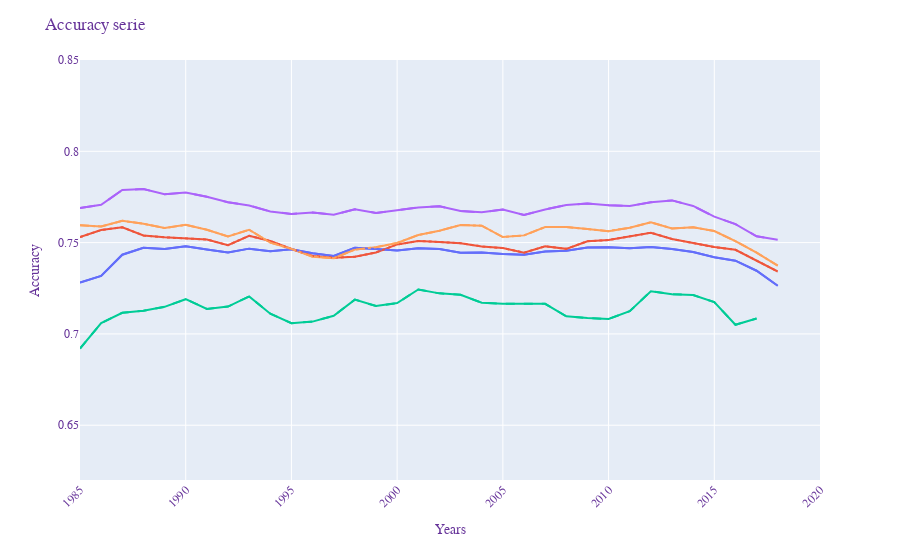

Notebook code for this chart:
### Code cell
# Plotly figure 2
fig2 = go.Figure(fig.add_traces(
                 data=px.line(dfacc, x='Years', y='Accuracy',
                              color="Collections",
                              line_group="Collections", line_dash='Collections', hover_name="Collections")._data))
fig2.update_layout(title='Accuracy serie', showlegend=False)

#fig.show()
fig2.show()

### Figure 1 — Plotly figure (JSON) as saved in the notebook; plotly's stock layout.template omitted (floating-point values rounded to 4 significant figures)
{"data": [{"hovertemplate": "<b>%{hovertext}</b><br><br>Collections=C4.1<br>Years=%{x}<br>Accuracy=%{y}<extra></extra>", "hovertext": ["C4.1", "C4.1", "C4.1", "C4.1", "C4.1", "C4.1", "C4.1", "C4.1", "C4.1", "C4.1", "C4.1", "C4.1", "C4.1", "C4.1", "C4.1", "C4.1", "C4.1", "C4.1", "C4.1", "C4.1", "C4.1", "C4.1", "C4.1", "C4.1", "C4.1", "C4.1", "C4.1", "C4.1", "C4.1", "C4.1", "C4.1", "C4.1", "C4.1", "C4.1"], "legendgroup": "C4.1", "line": {"color": "#636efa", "dash": "solid"}, "marker": {"symbol": "circle"}, "mode": "lines", "name": "C4.1", "orientation": "v", "showlegend": true, "type": "scatter", "x": [1985, 1986, 1987, 1988, 1989, 1990, 1991, 1992, 1993, 1994, 1995, 1996, 1997, 1998, 1999, 2000, 2001, 2002, 2003, 2004, 2005, 2006, 2007, 2008, 2009, 2010, 2011, 2012, 2013, 2014, 2015, 2016, 2017, 2018], "xaxis": "x", "y": [0.7281, 0.7318, 0.7434, 0.7472, 0.7465, 0.748, 0.7462, 0.7446, 0.7467, 0.7453, 0.7463, 0.7442, 0.7427, 0.7472, 0.7465, 0.7457, 0.7469, 0.7464, 0.7445, 0.7446, 0.7438, 0.7434, 0.7451, 0.7455, 0.7473, 0.7474, 0.7469, 0.7476, 0.7464, 0.7449, 0.7419, 0.7401, 0.7346, 0.7264], "yaxis": "y"}, {"hovertemplate": "<b>%{hovertext}</b><br><br>Collections=C6<br>Years=%{x}<br>Accuracy=%{y}<extra></extra>", "hovertext": ["C6", "C6", "C6", "C6", "C6", "C6", "C6", "C6", "C6", "C6", "C6", "C6", "C6", "C6", "C6", "C6", "C6", "C6", "C6", "C6", "C6", "C6", "C6", "C6", "C6", "C6", "C6", "C6", "C6", "C6", "C6", "C6", "C6", "C6"], "legendgroup": "C6", "line": {"color": "#EF553B", "dash": "solid"}, "marker": {"symbol": "circle"}, "mode": "lines", "name": "C6", "orientation": "v", "showlegend": true, "type": "scatter", "x": [1985, 1986, 1987, 1988, 1989, 1990, 1991, 1992, 1993, 1994, 1995, 1996, 1997, 1998, 1999, 2000, 2001, 2002, 2003, 2004, 2005, 2006, 2007, 2008, 2009, 2010, 2011, 2012, 2013, 2014, 2015, 2016, 2017, 2018], "xaxis": "x", "y": [0.753, 0.7569, 0.7584, 0.7539, 0.7529, 0.7525, 0.7517, 0.7486, 0.7538, 0.7509, 0.7465, 0.7427, 0.7417, 0.7422, 0.7446, 0.749, 0.7509, 0.7504, 0.7497, 0.7479, 0.747, 0.7445, 0.748, 0.7466, 0.7507, 0.7514, 0.7534, 0.7554, 0.752, 0.7496, 0.7475, 0.7461, 0.7402, 0.7342], "yaxis": "y"}, {"hovertemplate": "<b>%{hovertext}</b><br><br>Collections=C3.1<br>Years=%{x}<br>Accuracy=%{y}<extra></extra>", "hovertext": ["C3.1", "C3.1", "C3.1", "C3.1", "C3.1", "C3.1", "C3.1", "C3.1", "C3.1", "C3.1", "C3.1", "C3.1", "C3.1", "C3.1", "C3.1", "C3.1", "C3.1", "C3.1", "C3.1", "C3.1", "C3.1", "C3.1", "C3.1", "C3.1", "C3.1", "C3.1", "C3.1", "C3.1", "C3.1", "C3.1", "C3.1", "C3.1", "C3.1"], "legendgroup": "C3.1", "line": {"color": "#00cc96", "dash": "solid"}, "marker": {"symbol": "circle"}, "mode": "lines", "name": "C3.1", "orientation": "v", "showlegend": true, "type": "scatter", "x": [1985, 1986, 1987, 1988, 1989, 1990, 1991, 1992, 1993, 1994, 1995, 1996, 1997, 1998, 1999, 2000, 2001, 2002, 2003, 2004, 2005, 2006, 2007, 2008, 2009, 2010, 2011, 2012, 2013, 2014, 2015, 2016, 2017], "xaxis": "x", "y": [0.692, 0.7059, 0.7116, 0.7127, 0.7148, 0.719, 0.7137, 0.715, 0.7205, 0.7111, 0.7059, 0.7067, 0.71, 0.7188, 0.7153, 0.7169, 0.7243, 0.7222, 0.7214, 0.717, 0.7165, 0.7164, 0.7165, 0.7097, 0.7087, 0.7082, 0.7124, 0.7234, 0.7218, 0.7213, 0.7174, 0.705, 0.7085], "yaxis": "y"}, {"hovertemplate": "<b>%{hovertext}</b><br><br>Collections=C7<br>Years=%{x}<br>Accuracy=%{y}<extra></extra>", "hovertext": ["C7", "C7", "C7", "C7", "C7", "C7", "C7", "C7", "C7", "C7", "C7", "C7", "C7", "C7", "C7", "C7", "C7", "C7", "C7", "C7", "C7", "C7", "C7", "C7", "C7", "C7", "C7", "C7", "C7", "C7", "C7", "C7", "C7", "C7"], "legendgroup": "C7", "line": {"color": "#ab63fa", "dash": "solid"}, "marker": {"symbol": "circle"}, "mode": "lines", "name": "C7", "orientation": "v", "showlegend": true, "type": "scatter", "x": [1985, 1986, 1987, 1988, 1989, 1990, 1991, 1992, 1993, 1994, 1995, 1996, 1997, 1998, 1999, 2000, 2001, 2002, 2003, 2004, 2005, 2006, 2007, 2008, 2009, 2010, 2011, 2012, 2013, 2014, 2015, 2016, 2017, 2018], "xaxis": "x", "y": [0.769, 0.7707, 0.7788, 0.7793, 0.7764, 0.7774, 0.7751, 0.7721, 0.7703, 0.7671, 0.7657, 0.7665, 0.7652, 0.7683, 0.7662, 0.7679, 0.7693, 0.7699, 0.7673, 0.7666, 0.7682, 0.7651, 0.7682, 0.7706, 0.7714, 0.7705, 0.77, 0.7721, 0.7731, 0.7701, 0.7642, 0.7602, 0.7534, 0.7516], "yaxis": "y"}, {"hovertemplate": "<b>%{hovertext}</b><br><br>Collections=C5<br>Years=%{x}<br>Accuracy=%{y}<extra></extra>", "hovertext": ["C5", "C5", "C5", "C5", "C5", "C5", "C5", "C5", "C5", "C5", "C5", "C5", "C5", "C5", "C5", "C5", "C5", "C5", "C5", "C5", "C5", "C5", "C5", "C5", "C5", "C5", "C5", "C5", "C5", "C5", "C5", "C5", "C5", "C5"], "legendgroup": "C5", "line": {"color": "#FFA15A", "dash": "solid"}, "marker": {"symbol": "circle"}, "mode": "lines", "name": "C5", "orientation": "v", "showlegend": true, "type": "scatter", "x": [1985, 1986, 1987, 1988, 1989, 1990, 1991, 1992, 1993, 1994, 1995, 1996, 1997, 1998, 1999, 2000, 2001, 2002, 2003, 2004, 2005, 2006, 2007, 2008, 2009, 2010, 2011, 2012, 2013, 2014, 2015, 2016, 2017, 2018], "xaxis": "x", "y": [0.7596, 0.7588, 0.7619, 0.7603, 0.758, 0.7597, 0.7571, 0.7534, 0.757, 0.75, 0.7466, 0.7423, 0.7414, 0.7462, 0.7475, 0.7498, 0.7542, 0.7565, 0.7596, 0.7593, 0.753, 0.754, 0.7585, 0.7585, 0.7574, 0.7563, 0.7582, 0.7611, 0.7577, 0.7583, 0.7563, 0.7508, 0.7445, 0.7374], "yaxis": "y"}, {"hovertemplate": "<b>%{hovertext}</b><br><br>Collections=C4.1<br>Years=%{x}<br>Accuracy=%{y}<extra></extra>", "hovertext": ["C4.1", "C4.1", "C4.1", "C4.1", "C4.1", "C4.1", "C4.1", "C4.1", "C4.1", "C4.1", "C4.1", "C4.1", "C4.1", "C4.1", "C4.1", "C4.1", "C4.1", "C4.1", "C4.1", "C4.1", "C4.1", "C4.1", "C4.1", "C4.1", "C4.1", "C4.1", "C4.1", "C4.1", "C4.1", "C4.1", "C4.1", "C4.1", "C4.1", "C4.1"], "legendgroup": "C4.1", "line": {"color": "#636efa", "dash": "solid"}, "marker": {"symbol": "circle"}, "mode": "lines", "name": "C4.1", "orientation": "v", "showlegend": true, "type": "scatter", "x": [1985, 1986, 1987, 1988, 1989, 1990, 1991, 1992, 1993, 1994, 1995, 1996, 1997, 1998, 1999, 2000, 2001, 2002, 2003, 2004, 2005, 2006, 2007, 2008, 2009, 2010, 2011, 2012, 2013, 2014, 2015, 2016, 2017, 2018], "xaxis": "x", "y": [0.7281, 0.7318, 0.7434, 0.7472, 0.7465, 0.748, 0.7462, 0.7446, 0.7467, 0.7453, 0.7463, 0.7442, 0.7427, 0.7472, 0.7465, 0.7457, 0.7469, 0.7464, 0.7445, 0.7446, 0.7438, 0.7434, 0.7451, 0.7455, 0.7473, 0.7474, 0.7469, 0.7476, 0.7464, 0.7449, 0.7419, 0.7401, 0.7346, 0.7264], "yaxis": "y"}, {"hovertemplate": "<b>%{hovertext}</b><br><br>Collections=C6<br>Years=%{x}<br>Accuracy=%{y}<extra></extra>", "hovertext": ["C6", "C6", "C6", "C6", "C6", "C6", "C6", "C6", "C6", "C6", "C6", "C6", "C6", "C6", "C6", "C6", "C6", "C6", "C6", "C6", "C6", "C6", "C6", "C6", "C6", "C6", "C6", "C6", "C6", "C6", "C6", "C6", "C6", "C6"], "legendgroup": "C6", "line": {"color": "#EF553B", "dash": "dot"}, "marker": {"symbol": "circle"}, "mode": "lines", "name": "C6", "orientation": "v", "showlegend": true, "type": "scatter", "x": [1985, 1986, 1987, 1988, 1989, 1990, 1991, 1992, 1993, 1994, 1995, 1996, 1997, 1998, 1999, 2000, 2001, 2002, 2003, 2004, 2005, 2006, 2007, 2008, 2009, 2010, 2011, 2012, 2013, 2014, 2015, 2016, 2017, 2018], "xaxis": "x", "y": [0.753, 0.7569, 0.7584, 0.7539, 0.7529, 0.7525, 0.7517, 0.7486, 0.7538, 0.7509, 0.7465, 0.7427, 0.7417, 0.7422, 0.7446, 0.749, 0.7509, 0.7504, 0.7497, 0.7479, 0.747, 0.7445, 0.748, 0.7466, 0.7507, 0.7514, 0.7534, 0.7554, 0.752, 0.7496, 0.7475, 0.7461, 0.7402, 0.7342], "yaxis": "y"}, {"hovertemplate": "<b>%{hovertext}</b><br><br>Collections=C3.1<br>Years=%{x}<br>Accuracy=%{y}<extra></extra>", "hovertext": ["C3.1", "C3.1", "C3.1", "C3.1", "C3.1", "C3.1", "C3.1", "C3.1", "C3.1", "C3.1", "C3.1", "C3.1", "C3.1", "C3.1", "C3.1", "C3.1", "C3.1", "C3.1", "C3.1", "C3.1", "C3.1", "C3.1", "C3.1", "C3.1", "C3.1", "C3.1", "C3.1", "C3.1", "C3.1", "C3.1", "C3.1", "C3.1", "C3.1"], "legendgroup": "C3.1", "line": {"color": "#00cc96", "dash": "dash"}, "marker": {"symbol": "circle"}, "mode": "lines", "name": "C3.1", "orientation": "v", "showlegend": true, "type": "scatter", "x": [1985, 1986, 1987, 1988, 1989, 1990, 1991, 1992, 1993, 1994, 1995, 1996, 1997, 1998, 1999, 2000, 2001, 2002, 2003, 2004, 2005, 2006, 2007, 2008, 2009, 2010, 2011, 2012, 2013, 2014, 2015, 2016, 2017], "xaxis": "x", "y": [0.692, 0.7059, 0.7116, 0.7127, 0.7148, 0.719, 0.7137, 0.715, 0.7205, 0.7111, 0.7059, 0.7067, 0.71, 0.7188, 0.7153, 0.7169, 0.7243, 0.7222, 0.7214, 0.717, 0.7165, 0.7164, 0.7165, 0.7097, 0.7087, 0.7082, 0.7124, 0.7234, 0.7218, 0.7213, 0.7174, 0.705, 0.7085], "yaxis": "y"}, {"hovertemplate": "<b>%{hovertext}</b><br><br>Collections=C7<br>Years=%{x}<br>Accuracy=%{y}<extra></extra>", "hovertext": ["C7", "C7", "C7", "C7", "C7", "C7", "C7", "C7", "C7", "C7", "C7", "C7", "C7", "C7", "C7", "C7", "C7", "C7", "C7", "C7", "C7", "C7", "C7", "C7", "C7", "C7", "C7", "C7", "C7", "C7", "C7", "C7", "C7", "C7"], "legendgroup": "C7", "line": {"color": "#ab63fa", "dash": "longdash"}, "marker": {"symbol": "circle"}, "mode": "lines", "name": "C7", "orientation": "v", "showlegend": true, "type": "scatter", "x": [1985, 1986, 1987, 1988, 1989, 1990, 1991, 1992, 1993, 1994, 1995, 1996, 1997, 1998, 1999, 2000, 2001, 2002, 2003, 2004, 2005, 2006, 2007, 2008, 2009, 2010, 2011, 2012, 2013, 2014, 2015, 2016, 2017, 2018], "xaxis": "x", "y": [0.769, 0.7707, 0.7788, 0.7793, 0.7764, 0.7774, 0.7751, 0.7721, 0.7703, 0.7671, 0.7657, 0.7665, 0.7652, 0.7683, 0.7662, 0.7679, 0.7693, 0.7699, 0.7673, 0.7666, 0.7682, 0.7651, 0.7682, 0.7706, 0.7714, 0.7705, 0.77, 0.7721, 0.7731, 0.7701, 0.7642, 0.7602, 0.7534, 0.7516], "yaxis": "y"}, {"hovertemplate": "<b>%{hovertext}</b><br><br>Collections=C5<br>Years=%{x}<br>Accuracy=%{y}<extra></extra>", "hovertext": ["C5", "C5", "C5", "C5", "C5", "C5", "C5", "C5", "C5", "C5", "C5", "C5", "C5", "C5", "C5", "C5", "C5", "C5", "C5", "C5", "C5", "C5", "C5", "C5", "C5", "C5", "C5", "C5", "C5", "C5", "C5", "C5", "C5", "C5"], "legendgroup": "C5", "line": {"color": "#FFA15A", "dash": "dashdot"}, "marker": {"symbol": "circle"}, "mode": "lines", "name": "C5", "orientation": "v", "showlegend": true, "type": "scatter", "x": [1985, 1986, 1987, 1988, 1989, 1990, 1991, 1992, 1993, 1994, 1995, 1996, 1997, 1998, 1999, 2000, 2001, 2002, 2003, 2004, 2005, 2006, 2007, 2008, 2009, 2010, 2011, 2012, 2013, 2014, 2015, 2016, 2017, 2018], "xaxis": "x", "y": [0.7596, 0.7588, 0.7619, 0.7603, 0.758, 0.7597, 0.7571, 0.7534, 0.757, 0.75, 0.7466, 0.7423, 0.7414, 0.7462, 0.7475, 0.7498, 0.7542, 0.7565, 0.7596, 0.7593, 0.753, 0.754, 0.7585, 0.7585, 0.7574, 0.7563, 0.7582, 0.7611, 0.7577, 0.7583, 0.7563, 0.7508, 0.7445, 0.7374], "yaxis": "y"}], "layout": {"autosize": true, "font": {"color": "RebeccaPurple", "family": "Courier New, monospace", "size": 12}, "legend": {"title": {"text": "Collections"}, "tracegroupgap": 0, "x": 0.87, "y": 0.97}, "margin": {"t": 60}, "showlegend": false, "title": {"text": "Accuracy serie"}, "xaxis": {"anchor": "y", "domain": [0, 1], "range": [1985, 2020], "tickangle": -45, "title": {"text": "Years"}, "type": "linear"}, "yaxis": {"anchor": "x", "domain": [0, 1], "range": [0.62, 0.85], "title": {"text": "Accuracy"}, "type": "linear"}}}
